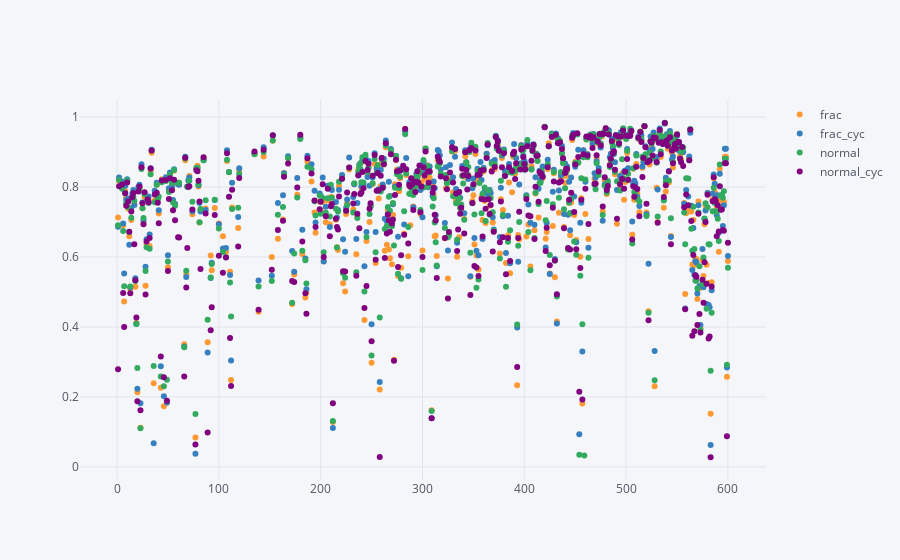

Source (notebook cell):
### Code cell
rr.pivot_table(index='building_id', values='score', columns='method').iplot(mode='markers', size=6)

### Figure 1 — Plotly figure (JSON) as saved in the notebook; plotly's stock layout.template omitted (floating-point values rounded to 4 significant figures; data arrays with more than 128 entries replaced by an {"elided": "..."} marker saying what was removed)
{"data": [{"line": {"color": "rgba(255, 153, 51, 1.0)", "dash": "solid", "shape": "linear", "width": 1.3}, "marker": {"size": 6, "symbol": "circle"}, "mode": "markers", "name": "frac", "text": "", "type": "scatter", "uid": "eccd19c3-8221-439e-a64a-bc7ac44aefa9", "x": {"elided": "471 int values"}, "y": {"elided": "471 mixed values"}}, {"line": {"color": "rgba(55, 128, 191, 1.0)", "dash": "solid", "shape": "linear", "width": 1.3}, "marker": {"size": 6, "symbol": "circle"}, "mode": "markers", "name": "frac_cyc", "text": "", "type": "scatter", "uid": "f5e04f60-9a87-48ee-8583-285469fd2bac", "x": {"elided": "471 int values"}, "y": {"elided": "471 mixed values"}}, {"line": {"color": "rgba(50, 171, 96, 1.0)", "dash": "solid", "shape": "linear", "width": 1.3}, "marker": {"size": 6, "symbol": "circle"}, "mode": "markers", "name": "normal", "text": "", "type": "scatter", "uid": "2037f3db-ac28-48cd-b4a1-b0cefc218acf", "x": {"elided": "471 int values"}, "y": {"elided": "471 float values"}}, {"line": {"color": "rgba(128, 0, 128, 1.0)", "dash": "solid", "shape": "linear", "width": 1.3}, "marker": {"size": 6, "symbol": "circle"}, "mode": "markers", "name": "normal_cyc", "text": "", "type": "scatter", "uid": "47a2b8ba-2e76-419d-bf5e-a25f80dbc8a5", "x": {"elided": "471 int values"}, "y": {"elided": "471 mixed values"}}], "layout": {"legend": {"bgcolor": "#F5F6F9", "font": {"color": "#4D5663"}}, "paper_bgcolor": "#F5F6F9", "plot_bgcolor": "#F5F6F9", "title": {"font": {"color": "#4D5663"}}, "xaxis": {"gridcolor": "#E1E5ED", "showgrid": true, "tickfont": {"color": "#4D5663"}, "title": {"font": {"color": "#4D5663"}, "text": ""}, "zerolinecolor": "#E1E5ED"}, "yaxis": {"gridcolor": "#E1E5ED", "showgrid": true, "tickfont": {"color": "#4D5663"}, "title": {"font": {"color": "#4D5663"}, "text": ""}, "zerolinecolor": "#E1E5ED"}}}
